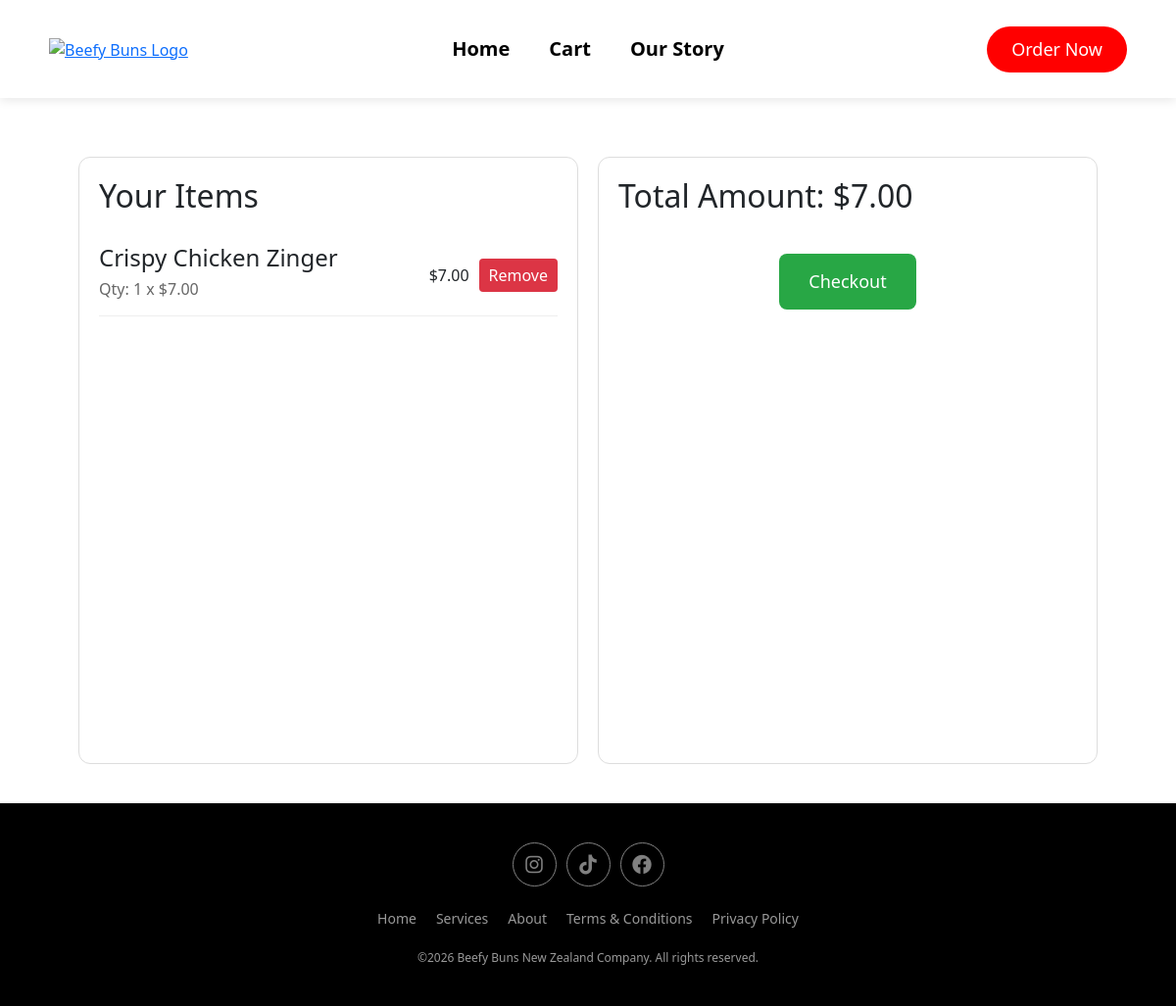
The app's page /checkout, older data.
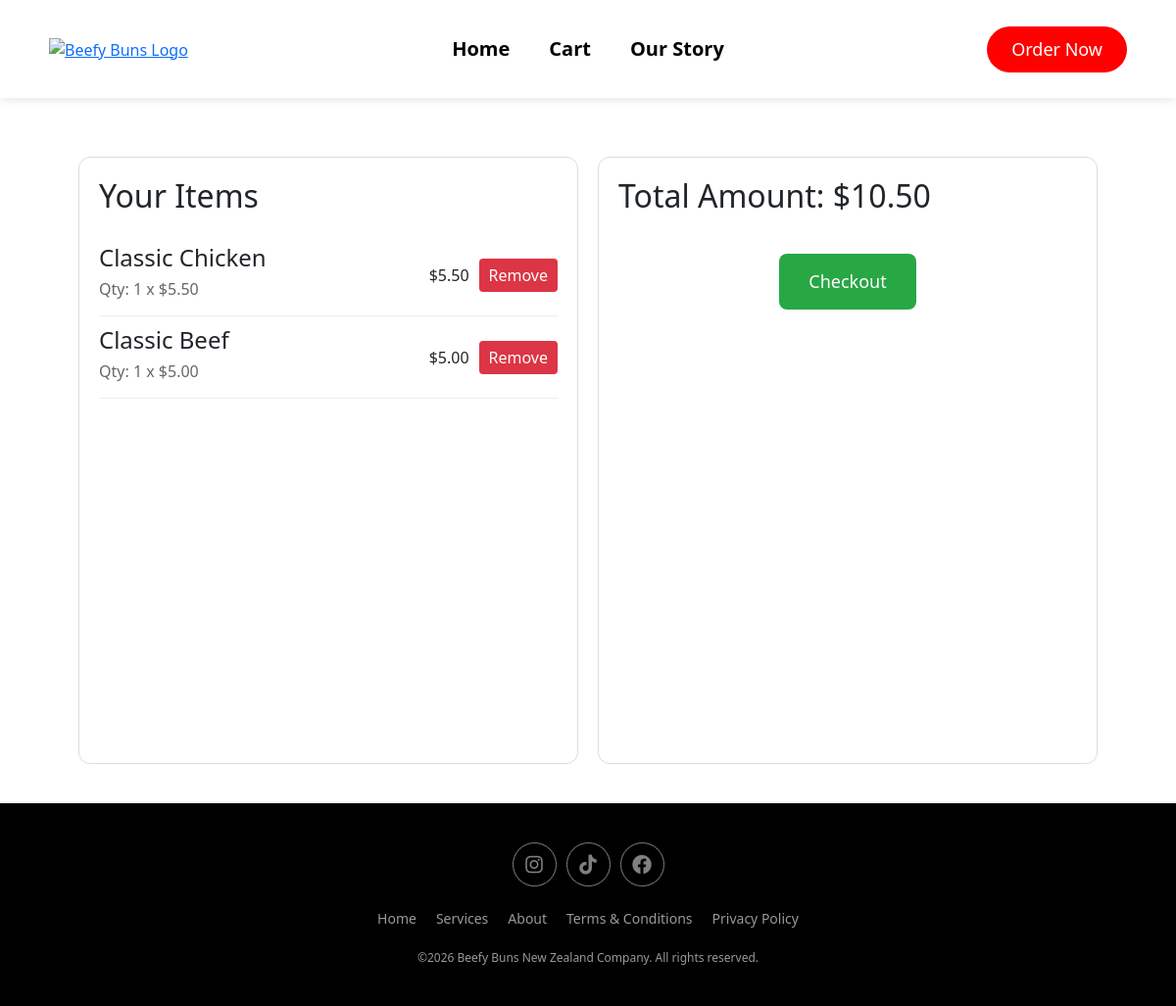
The same page, newer data.
### tables this page shows
CREATE TABLE orders (
    orderid INTEGER PRIMARY KEY AUTOINCREMENT,
    menuid INTEGER NOT NULL,
    quantity INTEGER NOT NULL,
    total REAL NOT NULL,
    order_time TIMESTAMP DEFAULT CURRENT_TIMESTAMP,
    FOREIGN KEY (menuid) REFERENCES Menu(menuid)
);

CREATE TABLE menu (
    menuid INTEGER PRIMARY KEY AUTOINCREMENT,
    name TEXT NOT NULL,
    description TEXT,
    price REAL NOT NULL
, category TEXT);

### app.py (the view)
@app.route("/checkout")
def checkout():
    conn = get_db()
    cursor = conn.cursor()
    cursor.execute("""
        SELECT orders.orderid, menu.name, menu.price, orders.quantity, orders.total
        FROM orders
        JOIN menu ON orders.menuid = menu.menuid
        ORDER BY orders.order_time DESC
    """)
    cart_items = cursor.fetchall()
    total = sum(item[4] for item in cart_items)  # item[4] is total
    return render_template("checkout.html", cart_items=cart_items, total=total)

### database.py (called while the page is built)
def get_db():
    if 'db' not in g:
        g.db = sqlite3.connect(DATABASE)
        g.db.row_factory = sqlite3.Row
    return g.db

### templates/checkout.html (shortened to what this page needs)
<!DOCTYPE html>
<html lang="en">
<head>
    <link rel="stylesheet" href="/static/styles.css">
    <link href="https://cdn.jsdelivr.net/npm/bootstrap@5.3.3/dist/css/bootstrap.min.css" rel="stylesheet">
    <link rel="stylesheet" href="https://cdnjs.cloudflare.com/ajax/libs/font-awesome/6.0.0/css/all.min.css">
</head>
<body>
    <header>
      <nav class="nav_bar">
      <div class="nav-container">
          <div class="nav_logo">
          <a href="/">
            <img class="logo" src="/static/assets/logo.png" alt="Beefy Buns Logo">
          </a>
          </div>
          <ul class="nav_links">
              <li><a href="/">Home</a></li>
              <li><a href="/checkout">Cart</a></li>
              <li><a href="/aboutus">Our Story</a></li>
          </ul>
          <div class="nav_order_button">
            <a href="/menu">
              <button type="button" class="order_button">Order Now</button>
            </a>
          </div>
        </div>
        </nav>
    </header>
    <div class="checkout-page">
        <main class="checkout-main">
            <section class="checkout-items">
                <div class="checkout-header">
                    <h2>Your Items</h2>
                </div>
                {% if cart_items %}
                    {% for item in cart_items %}
                    <div class="checkout-item-row">
                        <div class="checkout-item-details">
                            <h4>{{ item[1] }}</h4>
                            <p>Qty: {{ item[3] }} x ${{ "%.2f"|format(item[2]) }}</p>
                        </div>
                        <div class="checkout-item-actions">
                            <span>${{ "%.2f"|format(item[4]) }}</span>
                            <form action="/remove_item/{{ item[0] }}" method="post" class="remove-item-form">
                                <button type="submit" class="remove-button">Remove</button>
                            </form>
                        </div>
                    </div>
                    {% endfor %}
                {% else %}
                    <p>Your cart is empty.</p>
                {% endif %}
            </section>
            <aside class="checkout-summary">
                <div class="checkout-summary-header">
                    <h2>Total Amount: ${{ "%.2f"|format(total) }}</h2>
                </div>
                <div class="checkout-summary-actions">
                    <button class="checkout-button">Checkout</button>
                </div>
            </aside>
        </main>
    </div>
    <footer class="main-footer">
  <div class="footer-socials">
    <a href="https://www.instagram.com"><i class="fab fa-instagram"></i></a>
    <a href="https://www.tiktok.com"><i class="fab fa-tiktok"></i></a>
    <a href="https://www.facebook.com"><i class="fab fa-facebook"></i></a>
  </div>
  <ul class="footer-links">
    <li><a href="/">Home</a></li>
    <li><a href="#">Services</a></li>
    <li><a href="/aboutus">About</a></li>
    <li><a href="#">Terms & Conditions</a></li>
    <li><a href="#">Privacy Policy</a></li>
  </ul>
  <p class="footer-copyright">©2026 Beefy Buns New Zealand Company. All rights reserved.</p>
    </footer>
</body>
</html>

### static/styles.css (style rules this page uses)
* { margin: 0; padding: 0; box-sizing: border-box; }
img, video, iframe { max-width: 100%; height: auto; }
body { padding-top: 120px; padding-left: 40px; padding-right: 40px; }
.nav_bar { background-color: #ffffff; display: flex; width: 100%; position: fixed; top: 0; left: 0; z-index: 1000; height: 100px; box-shadow: 0 2px 10px rgba(0,0,0,0.1); box-sizing: border-box; }
.nav-container { display: flex; width: 100%; align-items: center; padding: 0 50px; }
.nav_logo, .nav_links, .nav_order_button { flex: 1; display: flex; align-items: center; }
.nav_logo { justify-content: flex-start; }
.logo { height: 100px; width: auto; }
.nav_links { justify-content: center; gap: 40px; list-style: none; margin: 0; padding: 0; }
.nav_links a { text-decoration: none; color: black; font-size: 20px; font-weight: bold; }
.nav_order_button { justify-content: flex-end; }
.order_button { border-radius: 30px; background-color: red; color: white; font-size: 18px; padding: 10px 25px; border: none; cursor: pointer; transition: 0.4s; }
.main-footer { background-color: black; padding: 40px 0; margin-right: -40px; margin-left: -40px; display: flex; flex-direction: column; align-items: center; gap: 20px; }
.footer-socials { display: flex; justify-content: center; gap: 10px; }
.footer-socials a { display: inline-flex; justify-content: center; align-items: center; width: 45px; height: 45px; border: 1px solid grey; border-radius: 50%; color: grey; text-decoration: none; font-size: 20px; transition: 0.3s; }
.footer-links { display: flex; list-style: none; gap: 20px; padding: 0; margin: 0; }
.footer-links a { text-decoration: none; color: #999; font-size: 14px; }
.footer-copyright { color: #999; font-size: 12px; margin: 0; }
.checkout-page { min-height: calc(100vh - 100px); display: flex; flex-direction: column; }
.checkout-main { display: flex; gap: 20px; padding: 40px; flex: 1; }
.checkout-items, .checkout-summary { flex: 1; background: #fff; border: 1px solid #ddd; border-radius: 12px; padding: 20px; min-height: 300px; }
.checkout-header, .checkout-summary-header { display: flex; justify-content: flex-start; align-items: center; margin-bottom: 20px; }
.checkout-header h2, .checkout-summary-header h2 { margin: 0; }
.checkout-item-row { display: flex; justify-content: space-between; align-items: center; border-bottom: 1px solid #eee; padding: 10px 0; }
.checkout-item-details h4 { margin: 0; }
.checkout-item-details p { margin: 5px 0; color: #666; }
.checkout-item-actions { display: flex; align-items: center; gap: 10px; }
.remove-item-form { margin: 0; }
.remove-button { background: #dc3545; color: white; border: none; padding: 5px 10px; border-radius: 4px; cursor: pointer; }
.checkout-summary-actions { text-align: center; margin-top: 40px; }
.checkout-button { background: #28a745; color: white; border: none; padding: 15px 30px; border-radius: 8px; font-size: 18px; cursor: pointer; }

Row changes from the older to the newer data that the page shows:
removed orders: name "Crispy Chicken Zinger", quantity "1", total "7.00"
no longer on this page (row unchanged): menu: price "7.00"
added orders: name "Classic Chicken", quantity "1", total "5.50"
now on this page (row unchanged): menu: price "5.50"
added orders: name "Classic Beef", quantity "1", total "5.00"
now on this page (row unchanged): menu: price "5.00"
Text that changed along with them:
{{ "%.2f"|format(total) }}: "7.00" → "10.50"
